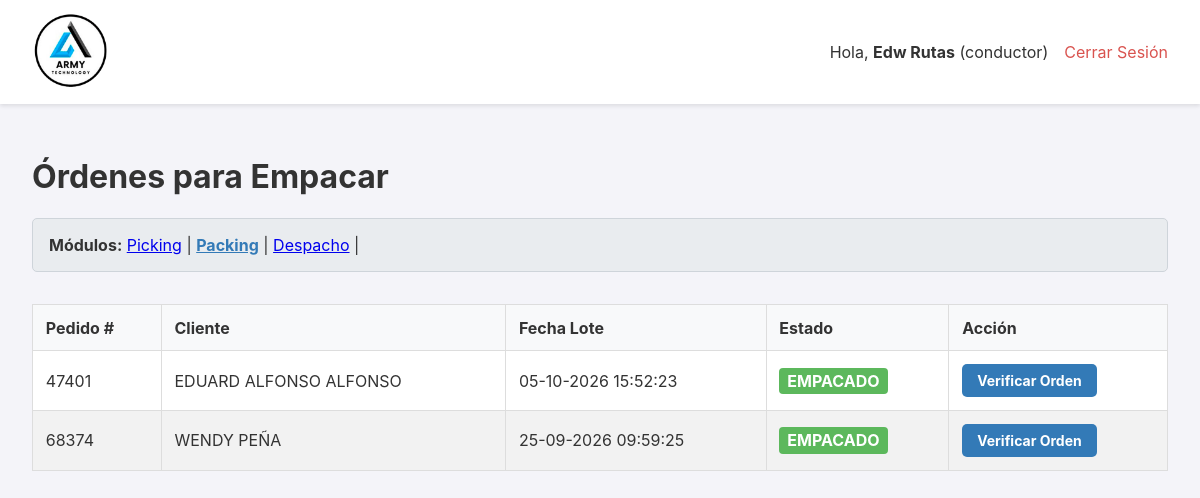
The app's page /packing (signed in) with its own data.
### app.py (models this page shows, shortened)
class User(UserMixin, db.Model):
    id = db.Column(db.Integer, primary_key=True)
    username = db.Column(db.String(80), unique=True, nullable=False)
    password_hash = db.Column(db.String(256), nullable=False)
    role = db.Column(db.String(20), nullable=False, default='operario')

class Orden(db.Model):
    id = db.Column(db.Integer, primary_key=True)
    numero_pedido = db.Column(db.String(50), unique=True, nullable=False)
    cliente_nombre = db.Column(db.String(200), nullable=False)
    cliente_direccion = db.Column(db.String(300), nullable=True)
    estado = db.Column(db.String(30), nullable=False, default='PENDIENTE')
    fecha_creacion = db.Column(db.DateTime, nullable=False, default=datetime.datetime.utcnow)
    lote_id = db.Column(db.Integer, db.ForeignKey('lote_picking.id'), nullable=True)
    items = db.relationship('ItemOrden', backref='orden', lazy=True, cascade="all, delete-orphan")
    fecha_inicio_picking = db.Column(db.DateTime, nullable=True)
    fecha_fin_picking = db.Column(db.DateTime, nullable=True)
    fecha_fin_packing = db.Column(db.DateTime, nullable=True)
    fecha_despacho = db.Column(db.DateTime, nullable=True)
    packer_id = db.Column(db.Integer, db.ForeignKey('user.id', ondelete='SET NULL'), nullable=True)
    packer = db.relationship('User', foreign_keys=[packer_id])
    devolucion_confirmada = db.Column(db.Boolean, default=False, nullable=False)
    bultos = db.relationship('Bulto', backref='orden', cascade="all, delete-orphan")
    hoja_de_ruta_id = db.Column(db.Integer, db.ForeignKey('hoja_de_ruta.id'), nullable=True)
    destino_id = db.Column(db.Integer, db.ForeignKey('destino.id'), nullable=True)
    destino = db.relationship('Destino', backref='ordenes')
    guia_encomienda = db.Column(db.String(100), nullable=True)
    nota_entrega = db.Column(db.Text, nullable=True)
    fecha_entrega_final = db.Column(db.DateTime, nullable=True)
    nota_bodega = db.Column(db.Text, nullable=True)
    foto_guia_url = db.Column(db.String(500), nullable=True)

class LotePicking(db.Model):
    id = db.Column(db.Integer, primary_key=True)
    fecha_creacion = db.Column(db.DateTime, nullable=False, default=datetime.datetime.utcnow)
    estado = db.Column(db.String(20), nullable=False, default='ACTIVO')
    ordenes = db.relationship('Orden', backref='lote', lazy=True)
    operario_id = db.Column(db.Integer, db.ForeignKey('user.id', ondelete='SET NULL'), nullable=True)
    operario = db.relationship('User', backref='lotes_asignados')

### app.py (the view)
@app.route('/packing')
@login_required
def dashboard_packing():
    ordenes_para_packing = Orden.query.filter_by(estado='EMPACADO').order_by(Orden.fecha_creacion.asc()).all()
    return render_template('dashboard_packing.html', ordenes=ordenes_para_packing)

### app.py (called while the page is built)
@login_manager.user_loader
def load_user(user_id):
    return db.session.get(User, int(user_id))

@app.template_filter('localtime')
def to_localtime_filter(utc_datetime):
    if not utc_datetime: return ""
    local_tz = pytz.timezone('America/Costa_Rica')
    local_dt = utc_datetime.replace(tzinfo=pytz.utc).astimezone(local_tz)
    return local_dt.strftime('%d-%m-%Y %H:%M:%S')

### templates/dashboard_packing.html (shortened to what this page needs)
{% extends "layout.html" %}
{% block content %}
    <h1>Órdenes para Empacar</h1>
    <div class="navegacion-modulos" style="margin-bottom: 2rem;">
        <strong>Módulos:</strong>
        <a href="{{ url_for('dashboard') }}">Picking</a> |
        <a href="{{ url_for('dashboard_packing') }}" style="font-weight: bold; color: #337ab7;">Packing</a> |
        <a href="{{ url_for('dashboard_despacho') }}">Despacho</a> |
    </div>
    <table>
        <thead>
            <tr>
                <th>Pedido #</th>
                <th>Cliente</th>
                <th>Fecha Lote</th>
                <th>Estado</th>
                <th>Acción</th>
            </tr>
        </thead>
        <tbody>
            {% for orden in ordenes %}
            <tr>
                <td>{{ orden.numero_pedido }}</td>
                <td>{{ orden.cliente_nombre }}</td>
                <td>{{ orden.lote.fecha_creacion | localtime if orden.lote else 'N/A' }}</td>
                <td>
                    <span class="estado estado-{{ orden.estado }}">{{ orden.estado.replace('_', ' ') }}</span>
                </td>
                <td>
                    <a href="{{ url_for('detalle_packing', orden_id=orden.id) }}" class="action-link">Verificar Orden</a>
                </td>
            </tr>
            {% else %}
            <tr>
                <td colspan="5" style="text-align: center; padding: 2em;">No hay órdenes para empacar en este momento. ¡Buen trabajo en el picking!</td>
            </tr>
            {% endfor %}
        </tbody>
    </table>
{% endblock %}

### templates/layout.html (shortened to what this page needs)
<!DOCTYPE html>
<html lang="es">
<head>
</head>
<body>
    <header>
        <div class="logo">
            <a href="{{ url_for('dashboard') }}">
                <img src="{{ url_for('static', filename='img/logo.png') }}" alt="Logo de la Empresa">
            </a>
        </div>
        <nav class="nav">
             {% if current_user.is_authenticated %}
                <div class="user-info">
                    <span>Hola, <strong>{{ current_user.username }}</strong> ({{ current_user.role }})</span>
                    <a href="{{ url_for('logout') }}" style="color: #d9534f;">Cerrar Sesión</a>
                </div>
             {% endif %}
        </nav>
    </header>
    <main>
        {% block content %}{% endblock %}
    </main>
</body>
</html>

### templates/layout.html (style rules this page uses)
body { font-family: -apple-system, BlinkMacSystemFont, "Segoe UI", Roboto, "Helvetica Neue", Arial, sans-serif; margin: 0; background-color: #f4f4f9; color: #333; }
header { background-color: #fff; padding: 10px 2em; display: flex; justify-content: space-between; align-items: center; box-shadow: 0 2px 4px rgba(0,0,0,0.1); position: sticky; top: 0; z-index: 100; }
.logo img { height: 80px; }
.nav { display: flex; align-items: center; gap: 1em; }
.nav-admin-links a, .user-info a { text-decoration: none; color: #007bff; }
.user-info { display: flex; align-items: center; gap: 1em; }
main { padding: 2em; }
* { box-sizing: border-box; }
main { padding: 1em; }
@media (min-width: 768px) { main { padding: 2em; } }

### templates/dashboard_packing.html (style rules this page uses)
.estado { font-weight: bold; padding: 0.2em 0.5em; border-radius: 4px; color: white; display: inline-block; }
.estado-EMPACADO { background-color: #5cb85c; }
table { width: 100%; border-collapse: collapse; margin-top: 1em; background-color: white; }
th, td { border: 1px solid #ddd; padding: 0.8em; text-align: left; }
th { background-color: #f8f9fa; }
tr:nth-child(even) { background-color: #f2f2f2; }
.action-link { display: inline-block; padding: 8px 15px; font-size: 14px; font-weight: bold; color: white; background-color: #337ab7; border: none; border-radius: 5px; text-decoration: none; text-align: center; cursor: pointer; transition: background-color 0.2s; }
.navegacion-modulos { margin-bottom: 1.5em; padding: 1em; background-color: #e9ecef; border-radius: 5px; border: 1px solid #ced4da; }

### records on screen
User: username "Edw Rutas", role "conductor"
Orden: numero_pedido "47401", cliente_nombre "EDUARD ALFONSO ALFONSO", lote.fecha_creacion "05-10-2026 15:52:23", estado.replace "EMPACADO"
Orden: numero_pedido "68374", cliente_nombre "WENDY PEÑA", lote.fecha_creacion "25-09-2026 09:59:25", estado.replace "EMPACADO"
